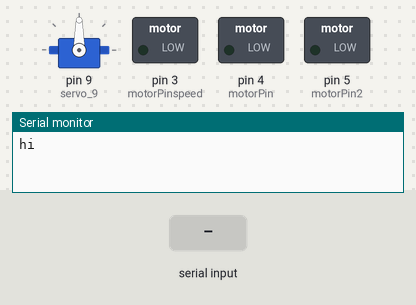
Recording of a sketch running on a simulated Arduino Uno, built with avr-gcc and run on an emulated ATmega328P. Shown: servo, switched loads named in the sketch (green lamp = pin HIGH), the last lines printed to the serial monitor. The inputs (shaded band) are chosen by the test bench.

Above: at 1.2 s.
1.3 s: "90,45\n" received over the second serial link
At 3.5 s:
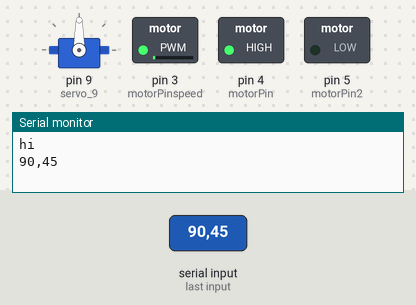
3.8 s: "5\n" received over the second serial link
At 5.7 s:
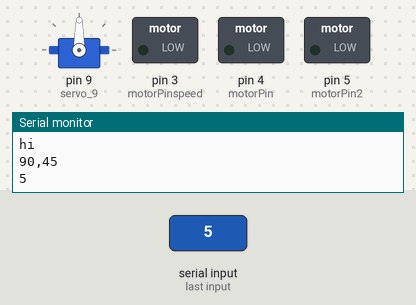
6.3 s: "30,150\n" received over the second serial link
At 8.5 s:
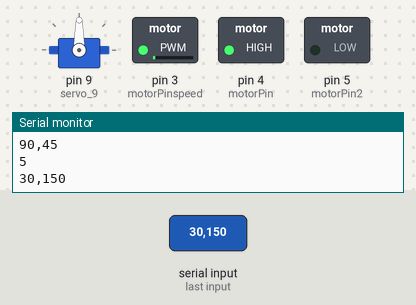
8.8 s: "90\n" received over the second serial link
At 10.7 s:
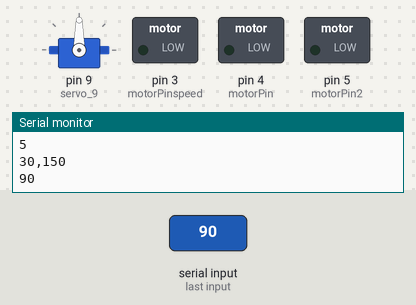
Timing chart, 0 to 12.2 s (numbered marks = the images above; inputs shaded):
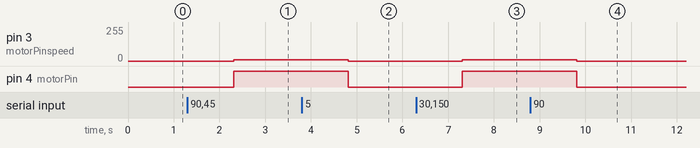

The sketch:

rc_car.ino
```cpp
#include <Servo.h>
#include <SoftwareSerial.h>

SoftwareSerial hc06(9,10);
int pos = 90;
int newpos = 0;
Servo servo_9;
int motorPin = 4;
int motorPin2 = 5;
int motorPinspeed = 3;

void setup()
{
  pinMode(motorPin, OUTPUT);
  pinMode(motorPin2, OUTPUT);
  hc06.begin(9600);
  Serial.begin(9600);
  Serial.println("hi");
  servo_9.attach(9);
  servo_9.write(pos);

}
void loop()
{
  //servo_9.write(90);
  //delay(3000);
  //servo_9.write(45);
  //delay(3000);
  if (hc06.available()>0){
    delay(10);
    String a = hc06.readString();
    Serial.println(a);
    if (a = "go"){
      if (digitalRead(motorPin) == HIGH){
        analogWrite(3, 0);
        digitalWrite(motorPin, LOW);
        digitalWrite(motorPin2, LOW);
        delay(100);
      } else {
        analogWrite(3, 10);
        digitalWrite(motorPin, HIGH);
        digitalWrite(motorPin2, LOW);
        delay(100);
      }
    } else {
      int pos = a.toInt();
      servo_9.write(pos);
      delay(100);
    }


    //if (pos = go){
      //#turn on and off motor pin
    //}
  }

}
```

Measured:
- after the input at 1.3 s, pin 3 (motorPinspeed): 0/255 → 10/255 after 1.0 s; pin 4 (motorPin): LOW → HIGH after 1.0 s
- after the input at 3.8 s, pin 3 (motorPinspeed): 10/255 → 0/255 after 1.0 s; pin 4 (motorPin): HIGH → LOW after 1.0 s
- after the input at 6.3 s, pin 3 (motorPinspeed): 0/255 → 10/255 after 1.0 s; pin 4 (motorPin): LOW → HIGH after 1.0 s
- after the input at 8.8 s, pin 3 (motorPinspeed): 10/255 → 0/255 after 1.0 s; pin 4 (motorPin): HIGH → LOW after 1.0 s
